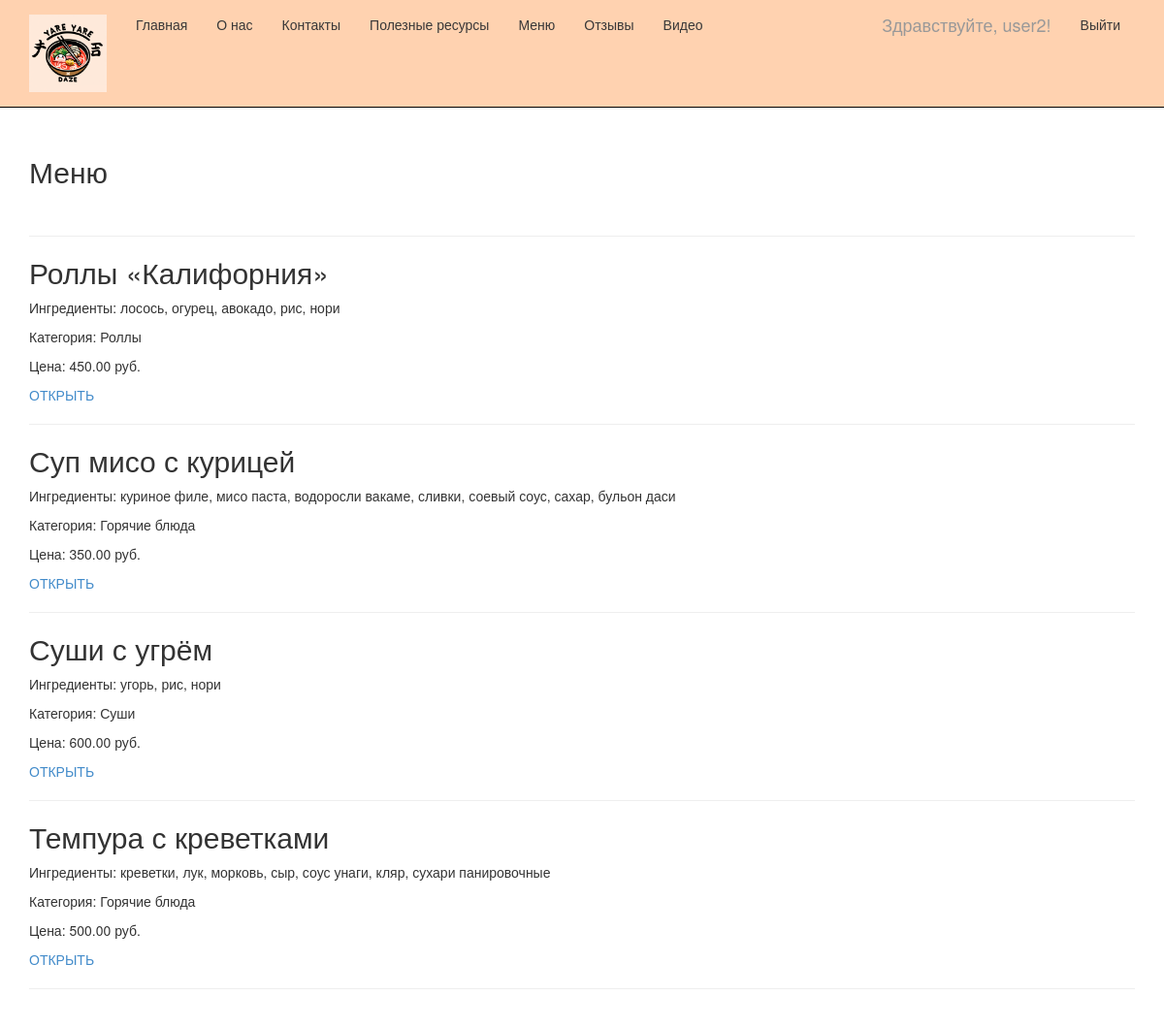
Screenshot of /menu/ (signed in) with the database file from the repository.
### app/models.py (models this page shows, shortened)
class MenuItem(models.Model):
    name = models.CharField(max_length=255, verbose_name="Название блюда")
    ingredients = models.TextField(verbose_name="Ингредиенты")
    category = models.CharField(max_length=100, blank=True, null=True, verbose_name="Категория")
    price = models.DecimalField(max_digits=9, decimal_places=2, verbose_name="Цена")
    calories = models.IntegerField(verbose_name="Калории")
    author = models.ForeignKey(User, null=True, blank=True, on_delete = models.SET_NULL, verbose_name = "Автор")
    image = models.FileField(default = 'temp.jpg', verbose_name="Путь к картинке")
    class Meta:
        db_table = "MenuItems" # имя таблицы для модели
        ordering = ["name"] # порядок сортировки данных в модели
        verbose_name = "Меню доставки" # имя, под которым модель будет отображаться в административном разделе
        verbose_name_plural = "Меню доставки" # тоже для всех пунктов меню доставки

### app/views.py (the view)
# urls.py: path('menu/', views.menu, name= 'menu'),
def menu(request):
    menuitems = MenuItem.objects.all()
    assert isinstance(request, HttpRequest)
    return render(
        request,
        'app/menu.html',
        {
            'title': 'Меню',
            'menuitems': menuitems,
        }
    )

### app/templates/app/menu.html
﻿{% extends "app/layout.html" %}
{% block content %}
<h2>{{ title }}</h2>
<br />
{% for menuitem in menuitems %}
<hr />
<div class="">
    <h2> {{menuitem.name}} </h2>
    <p> Ингредиенты: {{menuitem.ingredients}} </p>
    <p> Категория: {{menuitem.category}} </p>
    <p> Цена: {{menuitem.price}} руб.</p>
    <p><a href="{% url 'menuit' parametr=menuitem.id %}"> ОТКРЫТЬ </a></p>
</div>
{% endfor %}
{% endblock %}

### app/templates/app/loginpartial.html (shortened to what this page needs)
﻿{% if user.is_authenticated %}
<form id="logoutForm" action="/logout/" method="post" class="navbar-right">
    <ul class="nav navbar-nav navbar-right">
        <li><span class="navbar-brand">Здравствуйте, {{ user.username }}!</span></li>
        <li><a href="javascript:document.getElementById('logoutForm').submit()">Выйти</a></li>
    </ul>
</form>
{% else %}
<ul class="nav navbar-nav navbar-right">
    <li><a href="{% url 'login' %}">Войти</a></li>
</ul>
{% endif %}

### app/static/app/content/site.css (style rules this page uses)
body { padding-top: 120px; padding-bottom: 20px; }

### rows the page displays
MenuItem: name "Роллы «Калифорния»", ingredients "лосось, огурец, авокадо, рис, нори", category "Роллы", price "450.00"
MenuItem: name "Суп мисо с курицей", ingredients "куриное филе, мисо паста, водоросли вакаме, сливки, соевый соус, сахар, бульон даси", category "Горячие блюда", price "350.00"
MenuItem: name "Суши с угрём", ingredients "угорь, рис, нори", category "Суши", price "600.00"
MenuItem: name "Темпура с креветками", ingredients "креветки, лук, морковь, сыр, соус унаги, кляр, сухари панировочные", category "Горячие блюда", price "500.00"

### other values shown
{{ user.username }} "user2"
{{ title }} "Меню"
